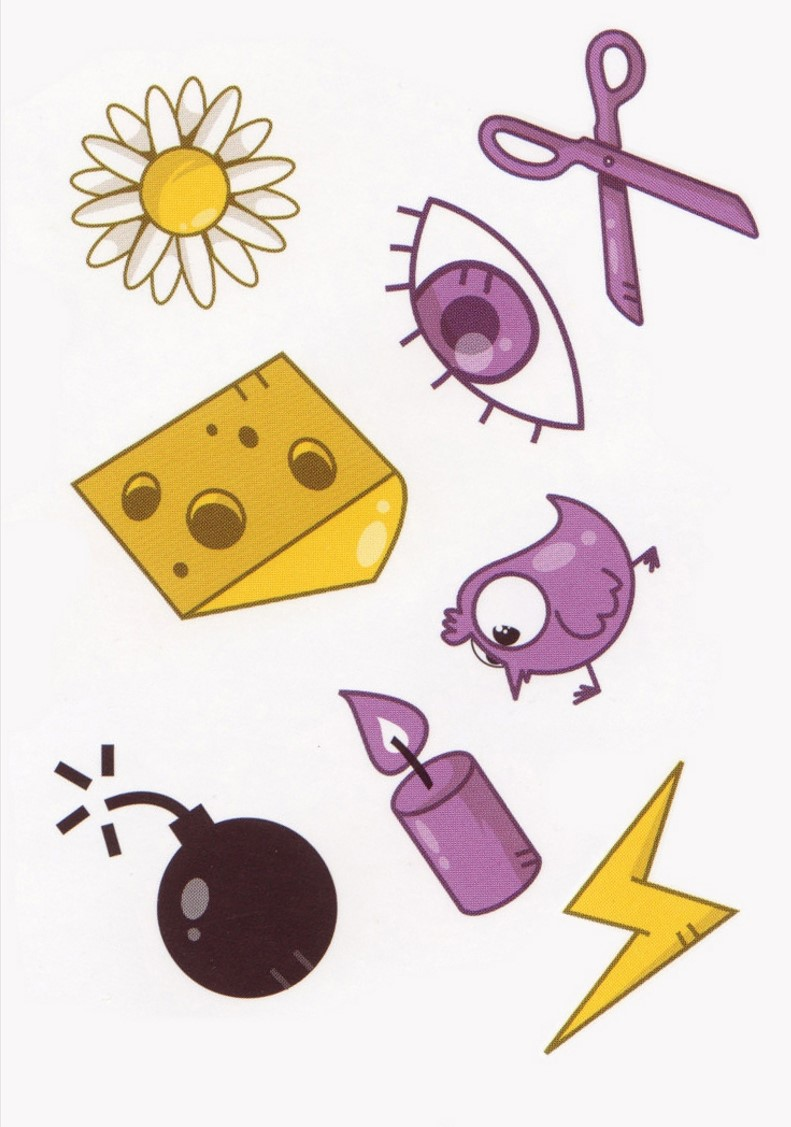
#> input picture dataset_cards/1.jpg, 791 x 1127 px; its folder holds only this picture in this run
$ python augment_dataset.py
#> lines starting #> are read from the running program, lines starting #| are printed output that depends on the picture
from PIL import Image
import os

def rotate_and_save_all_images(input_folder, output_folder, num_rotations):
#> called with input_folder = 'dataset_cards', output_folder = 'augmented_dataset', num_rotations = 6
    if not os.path.exists(output_folder):
        os.makedirs(output_folder)

    for filename in os.listdir(input_folder):
        if filename.endswith(('.jpg', '.jpeg', '.png')):
            input_path = os.path.join(input_folder, filename)
            original_image = Image.open(input_path)
#> original_image is the input picture: PIL image 791x1127 RGB; mean R, G, B 229.8, 218.6, 211.7

            # Convert image to RGB mode if it has an alpha channel
            if original_image.mode == 'RGBA':
                original_image = original_image.convert('RGB')

            for i in range(num_rotations):
                angle = i * (360 / num_rotations)
                rotated_image = original_image.rotate(angle, expand=True)

                output_filename = f"{os.path.splitext(filename)[0]}_rotated_{i+1}.jpg"
                output_path = os.path.join(output_folder, output_filename)
                rotated_image.save(output_path)
#> this loop made 6 passes
#> pass 2, in rotate_and_save_all_images, `rotated_image = original_image.rotate(angle, expand=True)`:
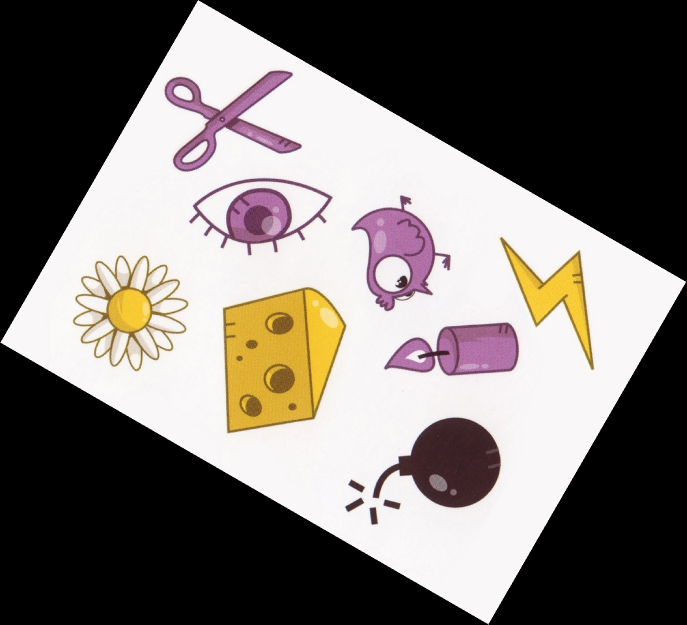
#> rotated_image: PIL image 1373x1249 RGB (shown at 1/2 size); mean R, G, B 119.5, 113.7, 110
#> pass 3, in rotate_and_save_all_images, `rotated_image = original_image.rotate(angle, expand=True)`:
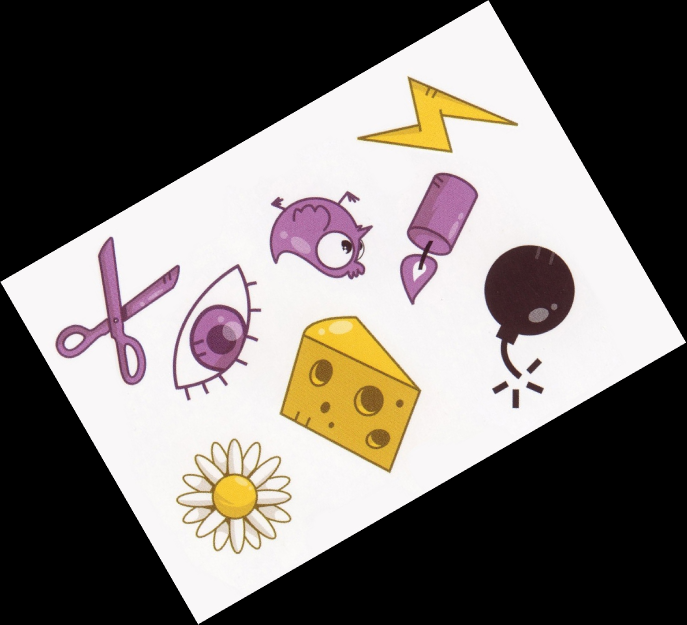
#> rotated_image: PIL image 1373x1249 RGB (shown at 1/2 size); mean R, G, B 119.5, 113.7, 110
#> after the loop:
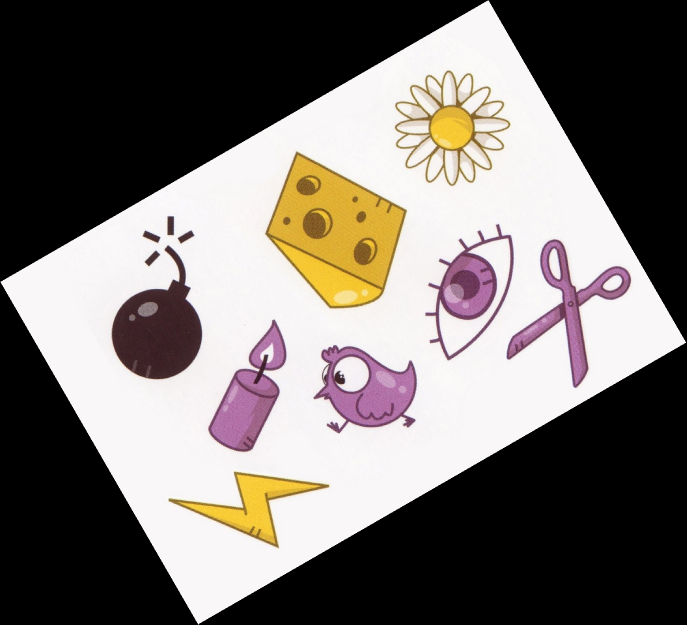
#> rotated_image: PIL image 1373x1249 RGB (shown at 1/2 size); mean R, G, B 119.5, 113.7, 110

# Пример использования
input_folder = "dataset_cards"
output_folder = "augmented_dataset"
num_rotations = 6

rotate_and_save_all_images(input_folder, output_folder, num_rotations)

$ run again, on dataset_cards/10.png
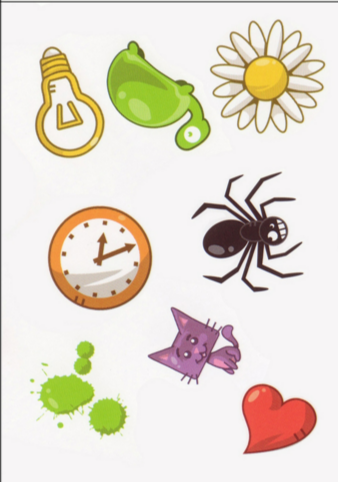
#> input picture dataset_cards/10.png, 338 x 482 px
#> in rotate_and_save_all_images, original_image is the input picture: PIL image 338x482 RGBA; mean R, G, B, A 228.8, 221.4, 208.5, 255
#> original_image: PIL image 338x482 RGB
#> the loop in rotate_and_save_all_images, `for i in range(num_rotations):` made 6 passes
#> pass 2, in rotate_and_save_all_images, `rotated_image = original_image.rotate(angle, expand=True)`:
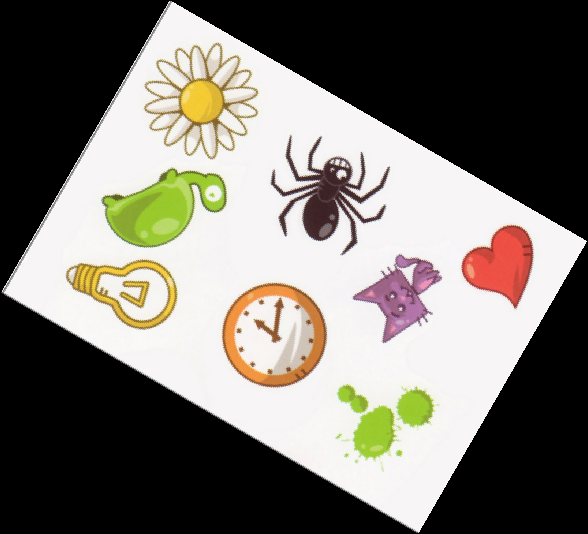
#> rotated_image: PIL image 588x534 RGB; mean R, G, B 118.7, 114.9, 108.2
#> after the loop in rotate_and_save_all_images, `for i in range(num_rotations):`:
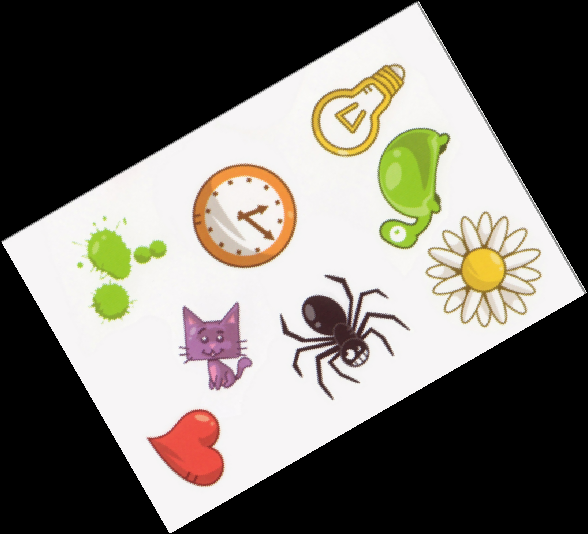
#> rotated_image: PIL image 588x534 RGB; mean R, G, B 118.7, 114.9, 108.2
